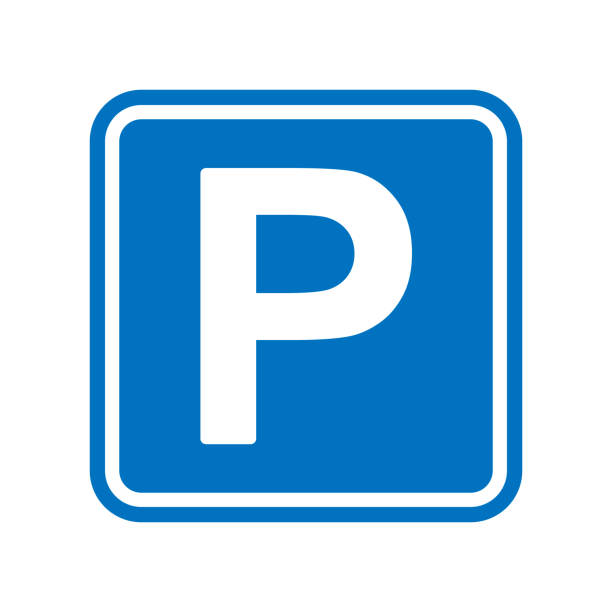
#> input picture P.jpg, 612 x 612 px; its folder holds only this picture in this run
$ python -i sign_obstacle_detection.py   (imports and definitions only)
#> lines starting #> are read from the running program, lines starting #| are printed output that depends on the picture; after the words box and inside, x2 and y2 are one past the last pixel; in counts of white or black regions, pixels touching at a corner belong together
'''
*****************************************************************************************
*
*  ===============================================
*     Niti Vahan (NV) Theme of eYRC 2026-27
*  ===============================================
*
*  This script is intended for implementation of Task 2B of Niti Vahan (NV) Theme.
*
*  Filename:         sign_obstacle_detection.py
*  Created:          2026
*  Last Modified:
*  Author:           e-Yantra Team
*
*  You are ONLY allowed to write your code inside the block marked
*  "ADD YOUR IMPLEMENTATION HERE". Do not change anything outside it - the
*  evaluation script relies on the rest of this file staying as it is.
*
*****************************************************************************************
'''

# Team ID:          < Team-ID >
# Author List:      < Names of the team members who worked on this file, comma separated >
# Filename:         sign_obstacle_detection.py
# Functions:        detect_signs, detect_obstacle
# Global variables: < List any global variables you add, "None" if you add none >


####################### IMPORT MODULES #######################
import cv2
import numpy as np
##############################################################

# The only sign labels detect_signs() is allowed to return.
SIGN_LABELS = ("School", "Speed40", "Parking", "Hospital")


##############################################################
############### ADD YOUR IMPLEMENTATION HERE #################
##############################################################

# [27 lines left out: function detect_signs, not called in this run]


def detect_obstacle(image):
    """Detect the visible red obstacle, including dark and separated faces."""
    # Keep these thresholds separate from the already working sign detector.
    if not isinstance(image, np.ndarray) or image.ndim != 3 or image.shape[2] != 3:
        raise ValueError("Expected a BGR image of shape (height, width, 3)")
    hsv = cv2.cvtColor(image, cv2.COLOR_BGR2HSV)
    hue, saturation, value = cv2.split(hsv)
    red_hue = (hue <= 16) | (hue >= 164)
    weak = (red_hue & (saturation >= 45) & (value >= 5)).astype(np.uint8) * 255
    strong = red_hue & (saturation >= 60) & (value >= 10)
    # Hysteresis retains dark faces connected to a confidently red region.
    number, labels = cv2.connectedComponents(weak, connectivity=8)
    seed_labels = labels[strong]
    seed_counts = np.bincount(seed_labels, minlength=number)
    seed_values = np.bincount(seed_labels, weights=value[strong], minlength=number)
    # Bright objects need a higher floor to reject dark JPEG ringing; dark
    # objects retain their shadowed faces. Calibrate each connected region.
    floors = np.ceil(np.maximum(5, 0.08 * seed_values / np.maximum(1, seed_counts))).astype(np.uint8)
    seeded = (seed_counts >= 4).astype(np.uint8) * 255
    seeded[0] = 0
    red = cv2.bitwise_and(seeded[labels], cv2.compare(value, floors[labels], cv2.CMP_GE))
    red = _remove_overlay_dots(red, hsv)
    measured = red.copy()
    red = cv2.morphologyEx(red, cv2.MORPH_CLOSE, np.ones((3, 3), np.uint8))
    pale = cv2.inRange(hsv, (0, 0, 8), (179, 60, 255))
    red = _obstacle_remove_signs(red, pale, hsv)
    measured &= red
    candidates = []
    for contour in _contours(red):
        area = cv2.contourArea(contour)
        # Below this support, a few coloured texture pixels are ambiguous.
        # This cutoff is absolute; resolution no longer raises it.
        if area < 40:
            continue
        rectangle = cv2.minAreaRect(contour)
        sides = rectangle[1]
        short, long = sorted(sides)
        aspect = short / max(1.0, long)
        if short < 4 or aspect < 0.12:
            continue
        hull = cv2.convexHull(contour)
        hull_area = cv2.contourArea(hull)
        # Use the object's rotated box, so camera roll and sloping faces
        # do not make a genuine obstacle fail an axis-aligned fill ratio.
        box_fill = area / max(1.0, short * long)
        if box_fill < 0.4:
            continue
        solidity = area / max(1.0, hull_area)
        if solidity < 0.5 or _cross_like(contour, short):
            continue
        polygon = cv2.approxPolyDP(hull, 0.018 * cv2.arcLength(hull, True), True)
        # A block has long straight edges. Round drawing markers and the
        # concave hospital cross must not become obstacle detections.
        coarse = cv2.approxPolyDP(hull, 0.04 * cv2.arcLength(hull, True), True)
        coarse_fit = cv2.contourArea(coarse) / max(1.0, hull_area)
        quadrilateral = len(coarse) == 4 and coarse_fit >= 0.85
        x, y, width, height = cv2.boundingRect(contour)
        at_border = (x == 0 or y == 0 or x + width == image.shape[1] or
                     y + height == image.shape[0])
        clipped_face = at_border and 3 <= len(coarse) <= 5 and coarse_fit >= 0.75
        if short < 7 and not (quadrilateral and aspect >= 0.55):
            continue
        if not (quadrilateral or clipped_face) and not (box_fill >= 0.8 and 4 <= len(polygon) <= 6):
            continue
        box, face = _contour_patch(contour)
        x, y, width, height = box
        count = cv2.countNonZero(face)
        if cv2.countNonZero(face & pale[y:y + height, x:x + width]) / max(1, count) > 0.5:
            continue
        if cv2.countNonZero(face & red[y:y + height, x:x + width]) / max(1, count) < 0.5:
            continue
        # Closing repairs connectivity only. Count original supported pixels
        # so a repaired gap or an occluding pole cannot inflate the area.
        anchor = aspect >= 0.3 or (clipped_face and solidity >= 0.6)
        candidates.append((box, cv2.countNonZero(face & measured[y:y + height, x:x + width]),
                           anchor))
    area = _obstacle_group_area(candidates)
    return {"present": bool(area), "area": int(area)}


# [21 lines left out: functions _contour_patch, _cross_like, not called in this run]


def _remove_overlay_dots(red, hsv):
    """Remove solid bright round annotation dots even when touching a body."""
    bright = cv2.inRange(hsv, (0, 210, 248), (179, 255, 255)) & red
    for contour in _contours(bright):
        area = cv2.contourArea(contour)
        if area < 6:
            continue
        short, long = sorted(cv2.minAreaRect(contour)[1])
        if short < 3 or short / max(1.0, long) < 0.65:
            continue
        fill = area / max(1, short * long)
        hull = cv2.convexHull(contour)
        polygon = cv2.approxPolyDP(hull, 0.025 * cv2.arcLength(hull, True), True)
        if not 0.60 <= fill <= 0.87 or len(polygon) < 5:
            continue
        (x, y, width, height), face = _contour_patch(contour)
        if cv2.countNonZero(face & bright[y:y + height, x:x + width]) / cv2.countNonZero(face) < 0.9:
            continue
        # The bright core excludes anti-aliased boundary pixels. Extend its
        # silhouette by one pixel to remove that fringe as well.
        x0, y0 = max(0, x - 1), max(0, y - 1)
        x1, y1 = min(red.shape[1], x + width + 1), min(red.shape[0], y + height + 1)
        patch = np.zeros((y1 - y0, x1 - x0), np.uint8)
        cv2.drawContours(patch, [contour - np.array([[[x0, y0]]], dtype=contour.dtype)],
                         -1, 255, cv2.FILLED)
        patch = cv2.dilate(patch, np.ones((3, 3), np.uint8))
        red[y0:y1, x0:x1][patch > 0] = 0
    return red


def _obstacle_remove_signs(red, pale, hsv):
    """Exclude sign rims without treating pale occlusions as road signs."""
    contours, hierarchy = cv2.findContours(red, cv2.RETR_CCOMP, cv2.CHAIN_APPROX_SIMPLE)
    if hierarchy is None:
        return red
    parents = {int(hierarchy[0, index, 3]) for index, contour in enumerate(contours)
               if hierarchy[0, index, 3] >= 0 and cv2.contourArea(contour) >= 20}
    for parent in parents:
        x, y, width, height = cv2.boundingRect(contours[parent])
        x0, y0 = max(0, x - 1), max(0, y - 1)
        x1, y1 = min(red.shape[1], x + width + 1), min(red.shape[0], y + height + 1)
        region = red[y0:y1, x0:x1]
        neutral = pale[y0:y1, x0:x1]
        signs, _ = _red_faces(region, neutral)
        value = hsv[y0:y1, x0:x1, 2]
        for label, area, face in signs:
            neutral_values = value[(neutral > 0) & (face > 0)]
            if not neutral_values.size:
                continue
            # Real red signs contain a dark pictogram/digits on their pale
            # interior. A plain grey/white occluder inside a red obstacle
            # does not supply that evidence.
            dark = (face > 0) & (value < 0.6 * np.median(neutral_values))
            if np.count_nonzero(dark) < max(2, 0.015 * cv2.countNonZero(face)):
                continue
            region[face > 0] = 0
    return red


def _obstacle_group_area(candidates):
    """Sum close, aligned fragments; never fill the occluding gap."""
    parents = list(range(len(candidates)))

    # [5 lines left out: function root, not called in this run]

    for i, (first, _, _) in enumerate(candidates):
        x, y, width, height = first
        for j in range(i):
            xx, yy, other_width, other_height = candidates[j][0]
            horizontal_gap = max(0, x - xx - other_width, xx - x - width)
            vertical_gap = max(0, y - yy - other_height, yy - y - height)
            horizontal_overlap = max(0, min(x + width, xx + other_width) - max(x, xx))
            vertical_overlap = max(0, min(y + height, yy + other_height) - max(y, yy))
            limit = max(2, 0.30 * max(width, height, other_width, other_height))
            aligned = ((vertical_overlap >= 0.6 * min(height, other_height) and
                        horizontal_gap <= limit) or
                       (horizontal_overlap >= 0.6 * min(width, other_width) and
                        vertical_gap <= limit))
            if aligned:
                parents[root(i)] = root(j)
    totals = {}
    anchors = {}
    boxes = {}
    counts = {}
    for i, (box, area, anchor) in enumerate(candidates):
        group = root(i)
        totals[group] = totals.get(group, 0) + area
        anchors[group] = anchors.get(group, False) or anchor
        counts[group] = counts.get(group, 0) + 1
        x, y, width, height = box
        old = boxes.get(group, (x, y, x + width, y + height))
        boxes[group] = (min(old[0], x), min(old[1], y),
                        max(old[2], x + width), max(old[3], y + height))
    valid = []
    for group, area in totals.items():
        x, y, right, bottom = boxes[group]
        width, height = right - x, bottom - y
        # Thin disconnected faces are accepted as part of a body, but an
        # isolated red line is insufficient evidence for an obstacle.
        assembled = (counts[group] > 1 and
                     min(width, height) / max(width, height) >= 0.3 and
                     area / (width * height) >= 0.6)
        if anchors[group] or assembled:
            valid.append(area)
    return max(valid, default=0)


# Helpers: _colour_masks, _contours, _face_mask, _blue_letter, _red_faces,
#          _obstacle_group_area, _contour_patch, _cross_like,
#          _remove_overlay_dots, _obstacle_remove_signs.
# Additional global variables: None. All helpers are inside this block.
# [12 lines left out: function _colour_masks, not called in this run]


def _contours(mask):
    return cv2.findContours(mask, cv2.RETR_EXTERNAL, cv2.CHAIN_APPROX_SIMPLE)[0]


# [199 lines left out: functions _face_mask, _red_faces, _blue_letter, validate_signs, validate_obstacle, _validate_area, not called in this run]

>>> import cv2
>>> picture = cv2.imread('P.jpg')
#> picture is the input picture: shape (612, 612, 3); mean B, G, R 232.6, 205.3, 166.2
>>> result = detect_obstacle(picture)
#> in detect_obstacle, `hsv = cv2.cvtColor(image, cv2.COLOR_BGR2HSV)`: hsv: shape (612, 612, 3); mean H, S, V 40.7, 88.6, 232.9
#> in detect_obstacle, `hue, saturation, value = cv2.split(hsv)`:
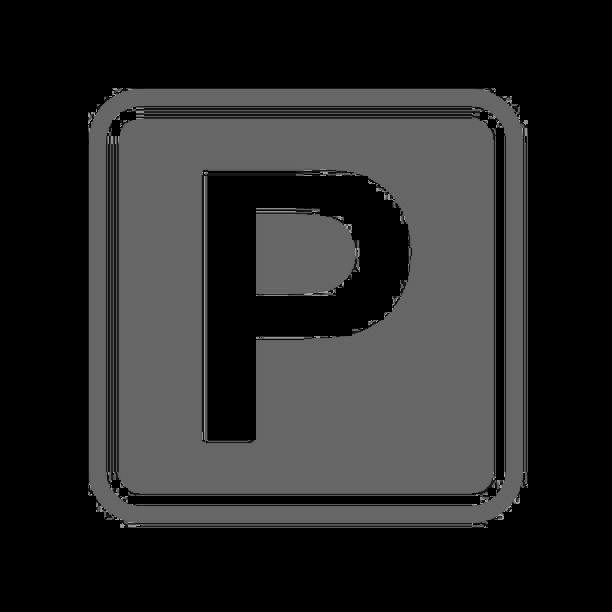
#> hue: shape (612, 612); min 0, max 178, mean 40.7
#> in detect_obstacle, `hue, saturation, value = cv2.split(hsv)`:
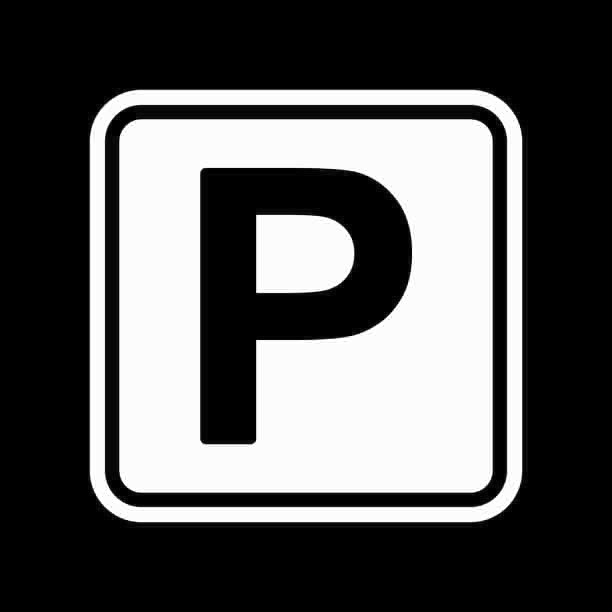
#> saturation: shape (612, 612); min 0, max 255, mean 88.6
#> in detect_obstacle, `hue, saturation, value = cv2.split(hsv)`:
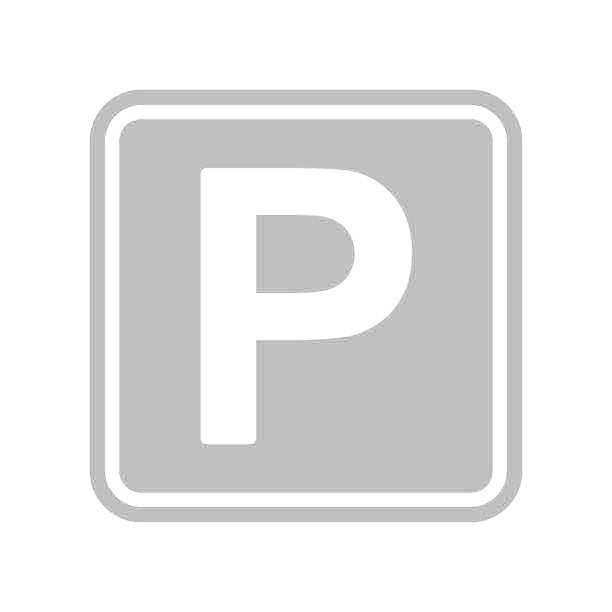
#> value: shape (612, 612); min 144, max 255, mean 232.9
#> in detect_obstacle, `red_hue = (hue <= 16) | (hue >= 164)`:
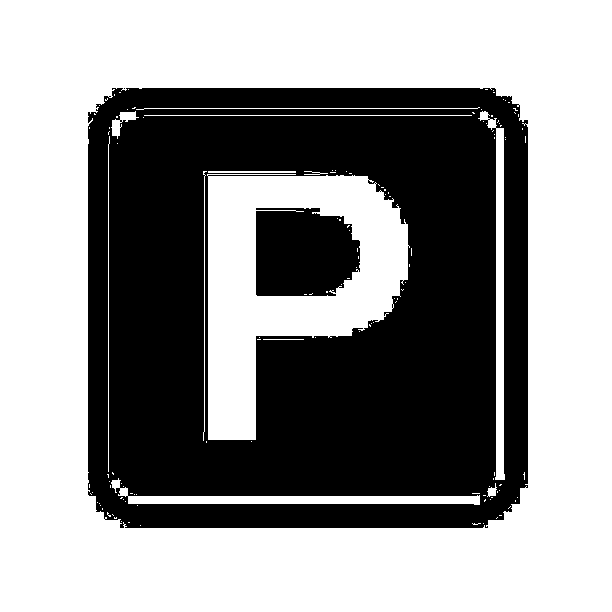
#> red_hue: shape (612, 612) bool; 58.2% white; 3 black regions (1 under 20 px), largest, box (x1, y1, x2, y2) and area: (88, 88, 528, 528) 148352, (256, 208, 360, 296) 8056
#> in detect_obstacle, `weak = (red_hue & (saturation >= 45) & (value >= 5)).astype(np.uint8) ..`: weak: shape (612, 612); every value is 0
#> in detect_obstacle, `number, labels = cv2.connectedComponents(weak, connectivity=8)`: labels: shape (612, 612) int32; every value is 0
#> in detect_obstacle, `number, labels = cv2.connectedComponents(weak, connectivity=8)`: number = 1
#> in detect_obstacle, `seed_labels = labels[strong]`: seed_labels = empty array
#> in detect_obstacle, `seed_counts = np.bincount(seed_labels, minlength=number)`: seed_counts = [0]
#> in detect_obstacle, `floors = np.ceil(np.maximum(5, 0.08 * seed_values / np.maximum(1, seed..`: floors = [5]
#> in detect_obstacle, `seeded = (seed_counts >= 4).astype(np.uint8) * 255`: seeded = [0]
#> in detect_obstacle, `pale = cv2.inRange(hsv, (0, 0, 8), (179, 60, 255))`:
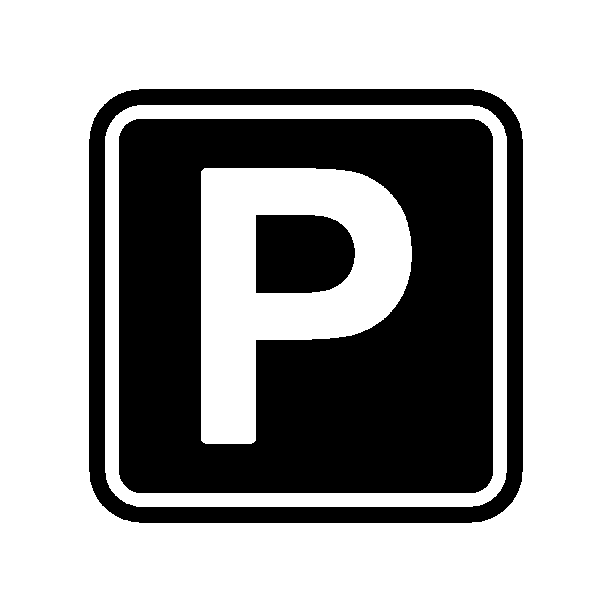
#> pale: shape (612, 612); 64.5% white; 3 black regions, box (x1, y1, x2, y2) and area: (119, 119, 493, 493) 100475, (89, 89, 523, 523) 25487, (256, 215, 355, 293) 7026
#> in _obstacle_remove_signs, `contours, hierarchy = cv2.findContours(red, cv2.RETR_CCOMP, cv2.CHAIN_..`: contours = []
#> after the loop in _obstacle_group_area, `for i, (box, area, anchor) in enumerate(candidates):`: anchors = 0 items
#> after the loop in _obstacle_group_area, `for group, area in totals.items():`: valid = []
#> in detect_obstacle, `area = _obstacle_group_area(candidates)`: area = 0
#> result = {'present': False, 'area': 0}
